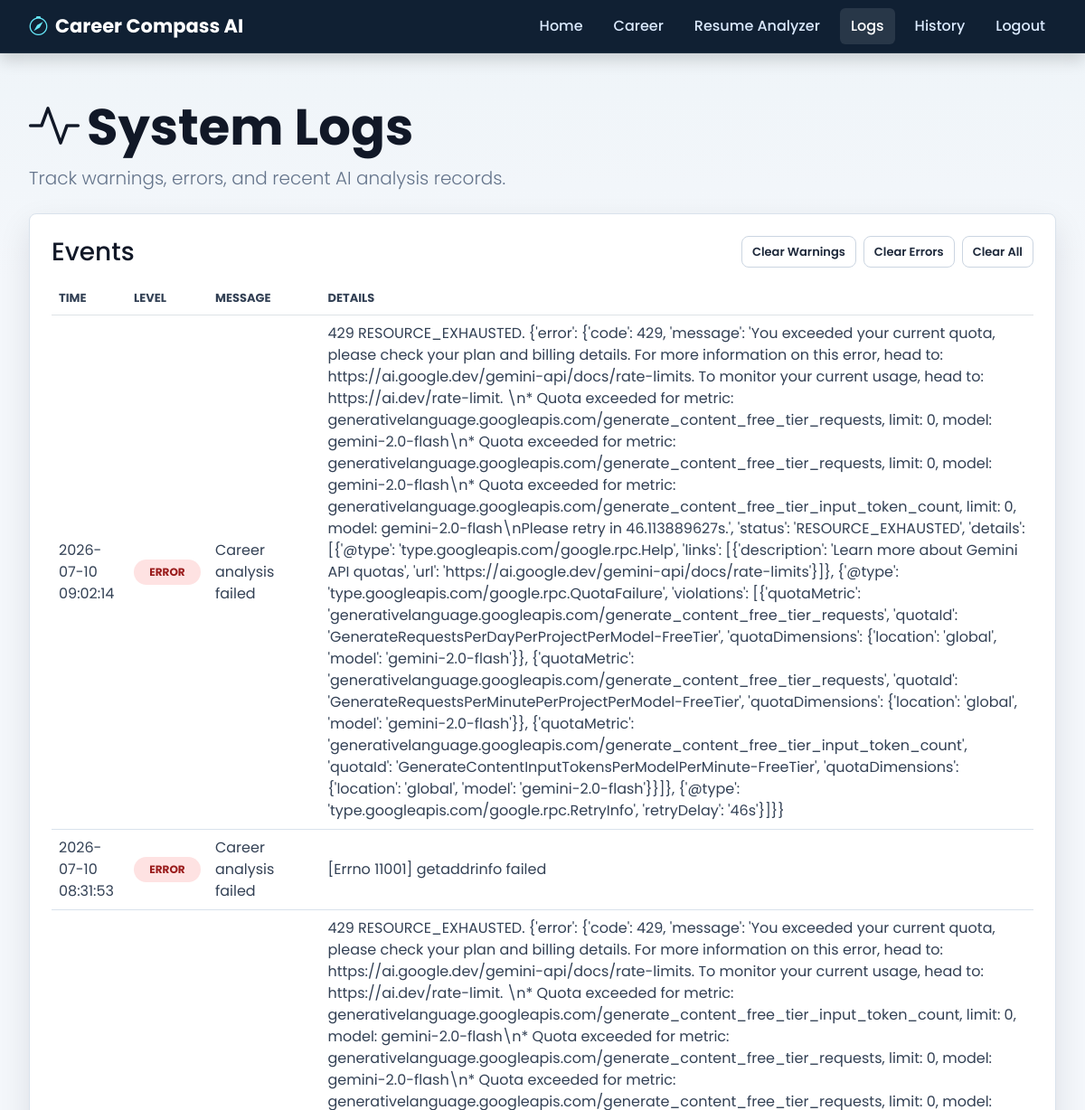
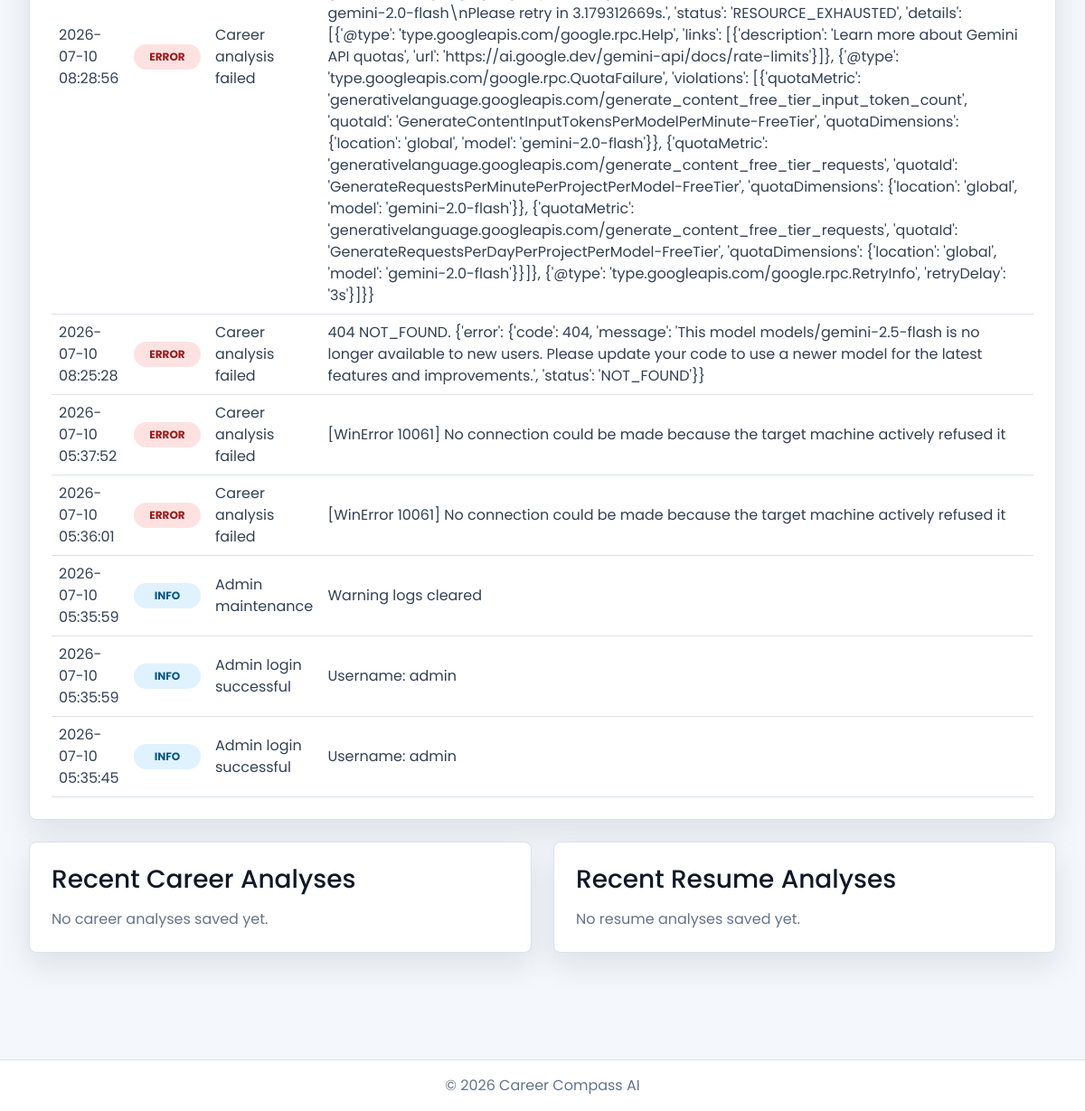
/admin/logs (signed in), run on an earlier commit of the app's database (2 pictures, top to bottom).
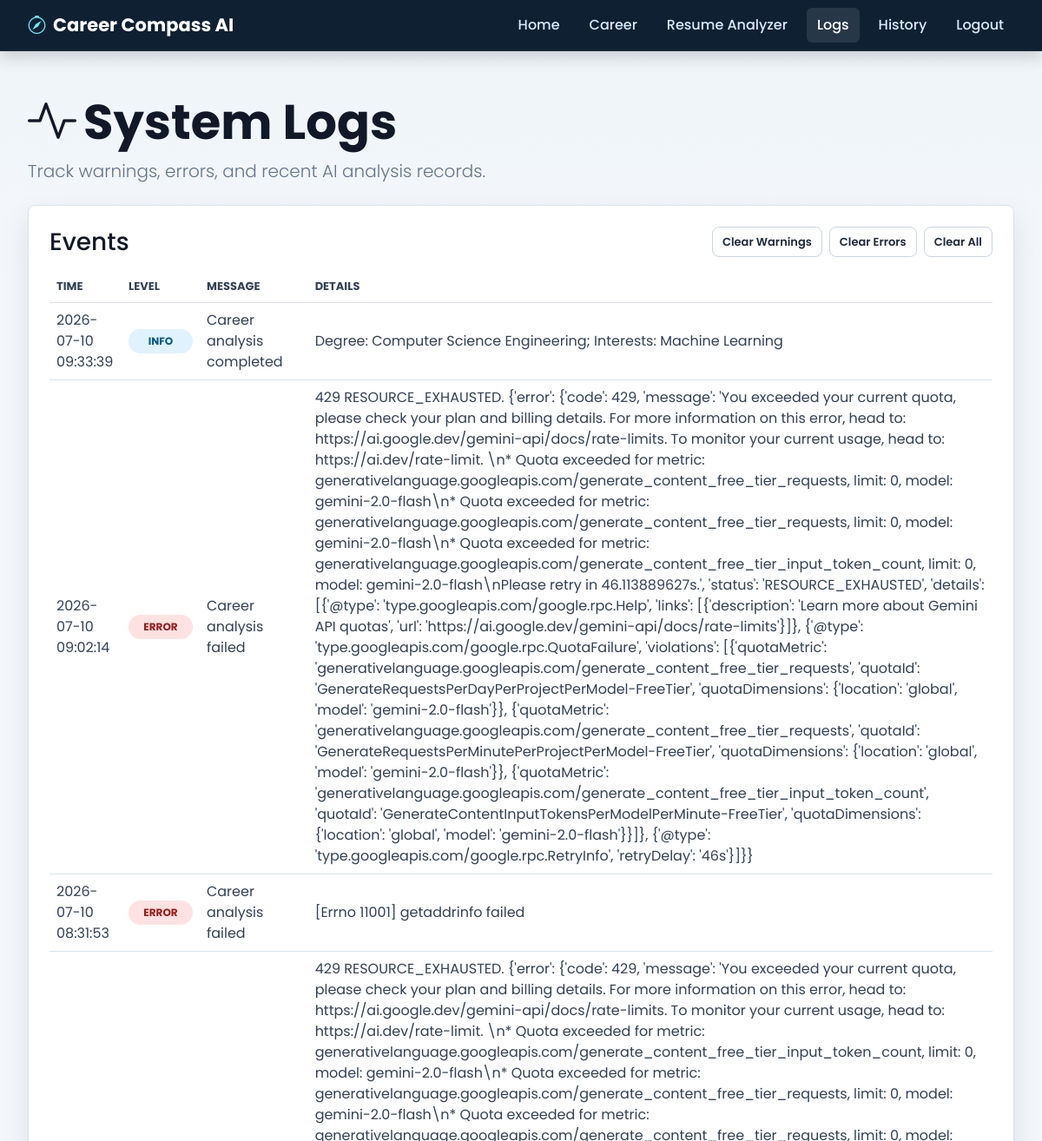
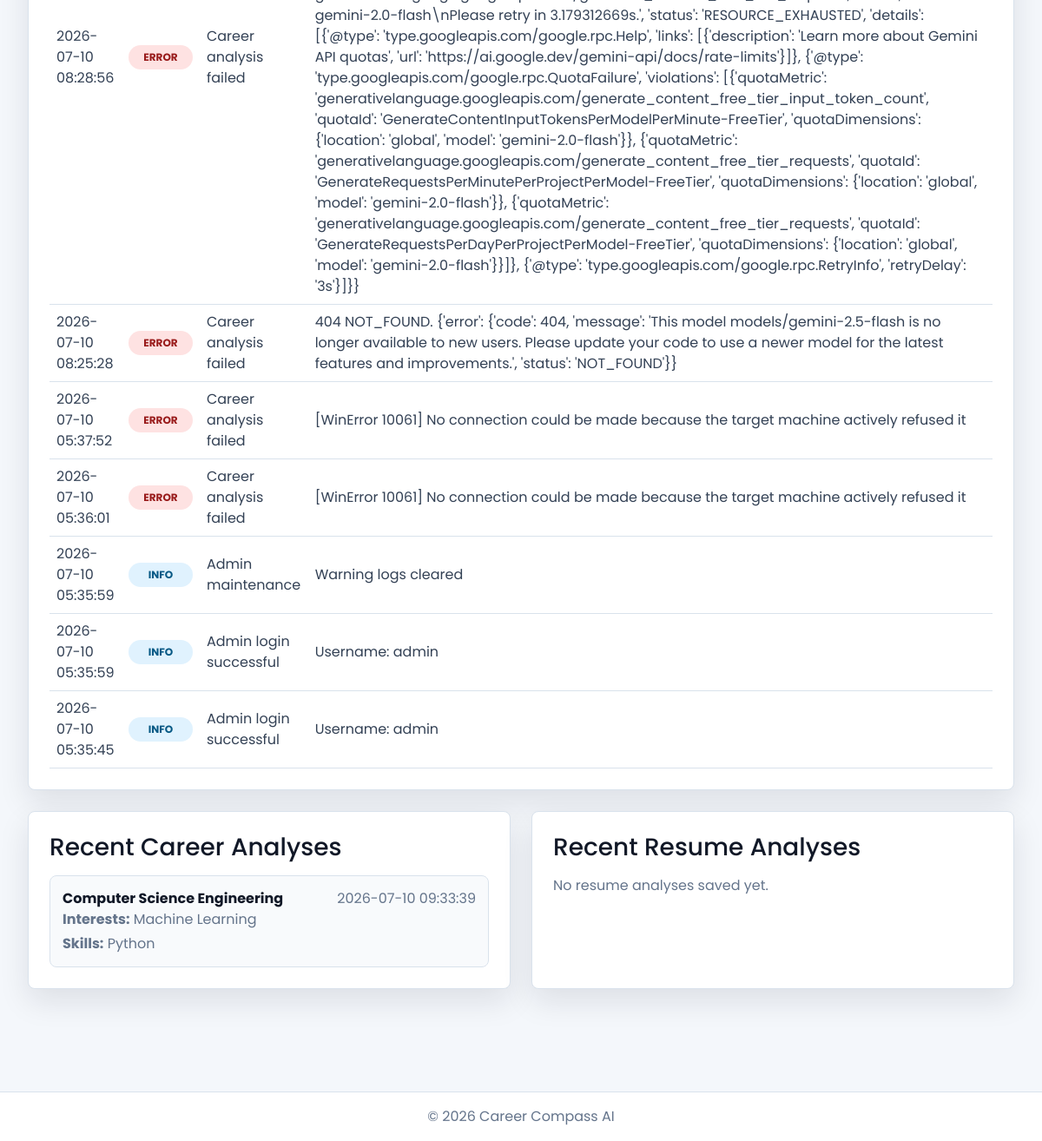
And on a later commit of the database (2 pictures, top to bottom).
### tables this page shows
CREATE TABLE app_events (
                id INTEGER PRIMARY KEY AUTOINCREMENT,
                level TEXT NOT NULL,
                message TEXT NOT NULL,
                details TEXT,
                created_at TEXT NOT NULL
            );

CREATE TABLE career_analyses (
                id INTEGER PRIMARY KEY AUTOINCREMENT,
                degree TEXT,
                year TEXT,
                specialization TEXT,
                interest TEXT,
                skills TEXT,
                languages TEXT,
                industry TEXT,
                work_style TEXT,
                location TEXT,
                goal TEXT,
                ai_result TEXT,
                created_at TEXT NOT NULL
            );

### app.py (the view)
@app.route("/admin/logs")
@admin_required
def admin_logs():
    with get_db_connection() as connection:
        events = connection.execute(
            "SELECT * FROM app_events ORDER BY id DESC LIMIT 100"
        ).fetchall()
        career_analyses = connection.execute(
            "SELECT * FROM career_analyses ORDER BY id DESC LIMIT 20"
        ).fetchall()
        resume_analyses = connection.execute(
            "SELECT * FROM resume_analyses ORDER BY id DESC LIMIT 20"
        ).fetchall()
    return render_template(
        "admin_logs.html",
        events=events,
        career_analyses=career_analyses,
        resume_analyses=resume_analyses
    )

### app.py (called while the page is built)
def admin_required(view):
    @wraps(view)
    def wrapped_view(*args, **kwargs):
        if not session.get("admin_logged_in"):
            return redirect(url_for("admin_login", next=request.path))
        return view(*args, **kwargs)
    return wrapped_view

def get_db_connection():
    connection = sqlite3.connect(DATABASE_PATH)
    connection.row_factory = sqlite3.Row
    return connection

### templates/admin_logs.html (shortened to what the changed rows need)
<!DOCTYPE html>
<html lang="en">
<head>
    <link href="https://cdn.jsdelivr.net/npm/bootstrap@5.3.7/dist/css/bootstrap.min.css" rel="stylesheet">
    <link rel="stylesheet" href="https://cdn.jsdelivr.net/npm/bootstrap-icons@1.11.3/font/bootstrap-icons.min.css">
    <link rel="stylesheet" href="{{ url_for('static', filename='css/style.css') }}">
</head>
<body>
<main class="container py-5">
    <div class="mb-4">
        <h1 class="display-4 fw-bold">
            <i class="bi bi-activity me-2"></i>System Logs
        </h1>
    </div>
    <div class="card p-4 mb-4">
        <div class="table-responsive">
            <table class="table align-middle">
                <thead>
                    <tr>
                        <th>Time</th>
                        <th>Level</th>
                        <th>Message</th>
                        <th>Details</th>
                    </tr>
                </thead>
                <tbody>
                    {% for event in events %}
                    <tr>
                        <td>{{ event.created_at }}</td>
                        <td>
                            <span class="log-badge log-{{ event.level }}">{{ event.level }}</span>
                        </td>
                        <td>{{ event.message }}</td>
                        <td>{{ event.details }}</td>
                    </tr>
                    {% else %}
                    <tr>
                        <td colspan="4" class="text-center text-light">No events recorded yet.</td>
                    </tr>
                    {% endfor %}
                </tbody>
            </table>
        </div>
    </div>
    <div class="row g-4">
        <div class="col-lg-6">
            <div class="card p-4 h-100">
                <div class="analysis-list">
                    {% for item in career_analyses %}
                    <div class="analysis-item">
                        <div class="d-flex justify-content-between gap-3">
                            <strong>{{ item.degree }}</strong>
                            <span class="text-light">{{ item.created_at }}</span>
                        </div>
                        <p class="mb-1"><strong>Interests:</strong> {{ item.interest }}</p>
                        <p class="mb-0"><strong>Skills:</strong> {{ item.skills }}</p>
                    </div>
                    {% else %}
                    <p class="text-light mb-0">No career analyses saved yet.</p>
                    {% endfor %}
                </div>
            </div>
        </div>
    </div>
</main>
</body>
</html>

What changed in the data, as far as the page shows it:
added app_events: created_at "2026-07-10 09:33:39", level "INFO", message "Career analysis completed", details "Degree: Computer Science Engineering; Interests: Machine Learning"
added career_analyses: degree "Computer Science Engineering", created_at "2026-07-10 09:33:39", interest "Machine Learning", skills "Python"
Also different on the page:
text no longer shown: "No career analyses saved yet."
